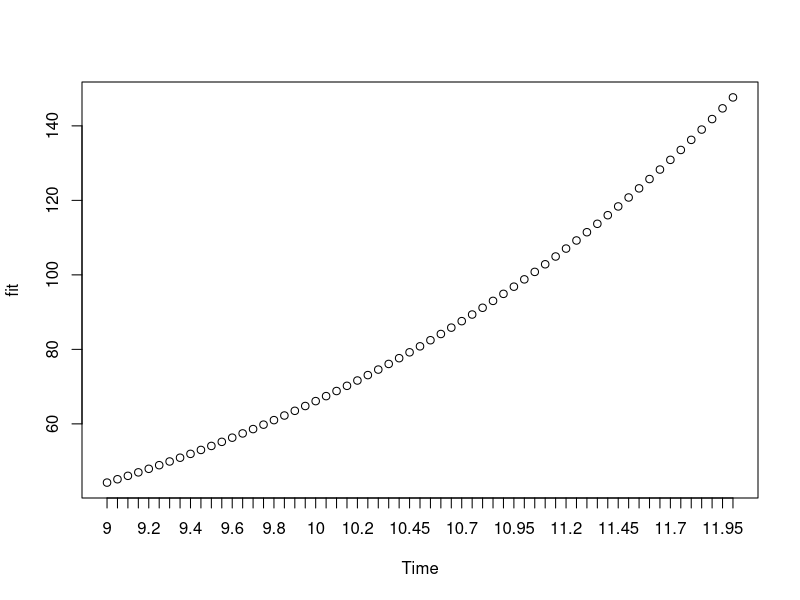

The R script that drew this image: (Note: this script raises an error after producing the figure.)
setwd("~/Programming/TDDE01/Exam_2017-04-17")
RNGversion('3.5.1')

data <- read.csv2("bank.csv")

model <-
	glm(Visitors ~ Time, data = data, family = poisson(link = log))

fit <- fitted(model)
fit
plot(fit, xlab = "Time", xaxt = "n")
axis(1, at = 1:length(data$Time), labels = data$Time)

data2 <- data.frame(Time = data$Time, Visitors = fit)
plot <-
	ggplot(aes(x = data2$data.Time, y = data2$fit), data = data2) + geom_point()
plot

#2
library(boot)

bootfunc <- function(databoot) {
	modelboot<-glm(Visitors ~ Time,
			data = databoot,
			family = poisson(link = log))
	return(fitted(modelboot))
}

bootstrapped <-
	boot(
		data = data2,
		statistic = bootfunc,
		R = 1000,
		
		sim = "parametric"
	)
